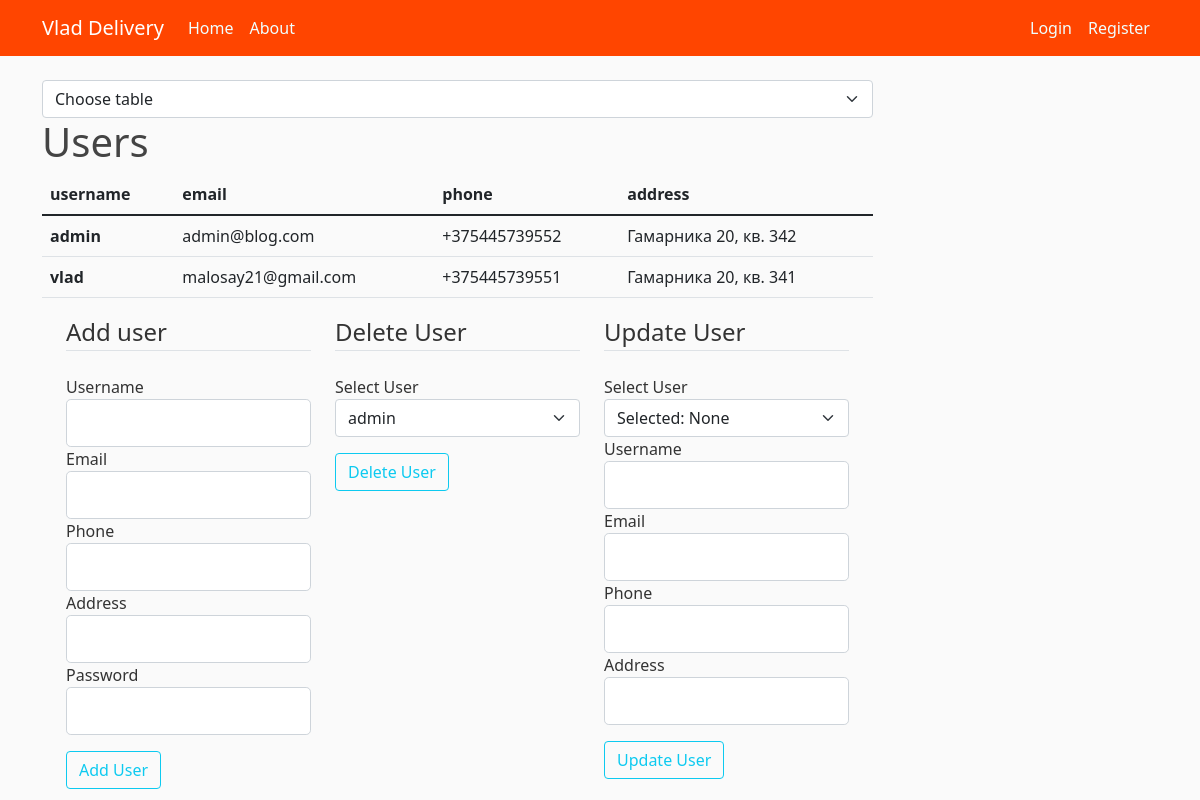
Page /admin_tables/users/ on the earlier database version.
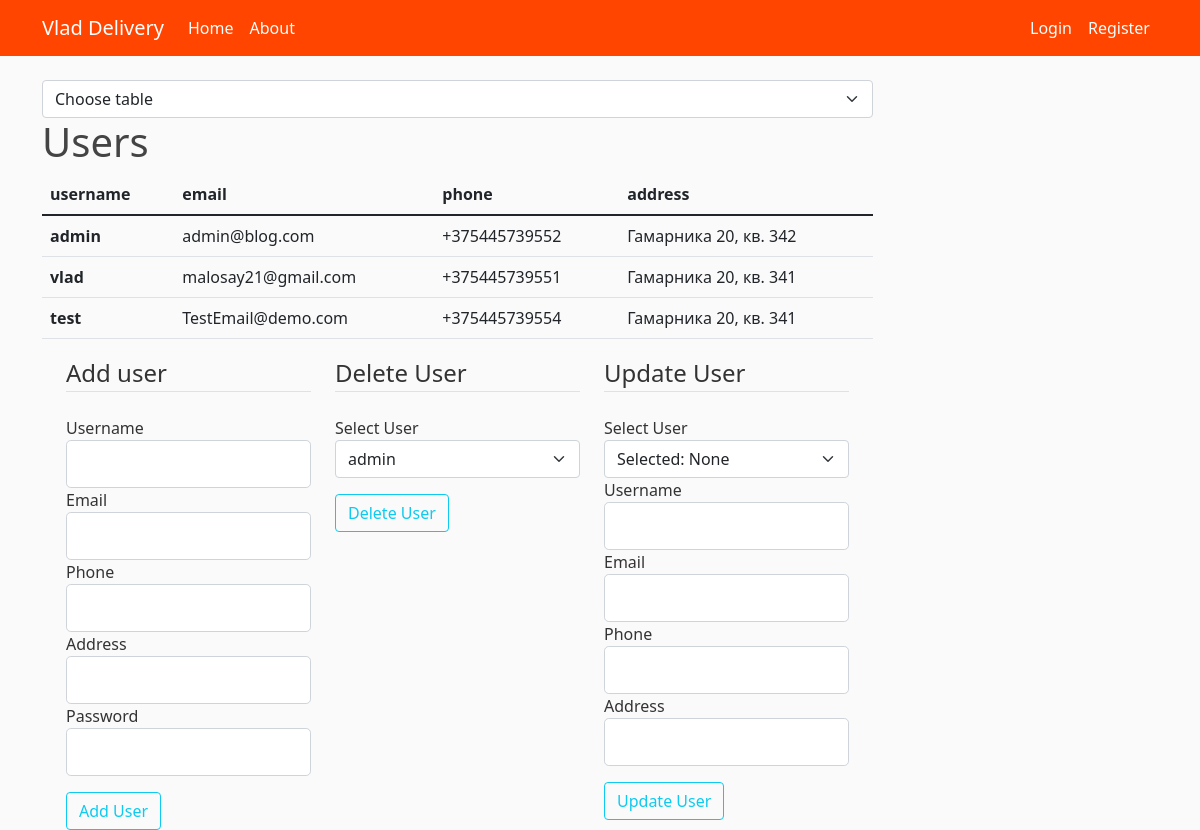
Same page on the later database version.
### bd_project/models.py (models this page shows, shortened)
class BaseModel(Model):
    id = PrimaryKeyField(unique=True)
    class Meta:
        database = db
        order_by = 'id'

class User(BaseModel, UserMixin):
    username = CharField(max_length=20, unique=True, null=False)
    email = CharField(max_length=20, unique=True, null=False)
    phone = CharField(max_length=15, unique=True, null=False)
    address = CharField(max_length=20, null=False)
    password = CharField(max_length=60, null=False)
    class Meta:
        db_table = 'Users'

### bd_project/admin_users_table/routes.py (the view)
@admin_users_table.route('/admin_tables/users/', methods=['GET'])
def users_table():
    selected_username = 'None'
    users, add_form, delete_form, update_form = init_users_forms_and_users()
    delete_form.select_del_user.choices = [(g.id, g.username) for g in users]
    return render_template('admin_pages/table_users.html', title='users', users=users, add_form=add_form,
                           delete_form=delete_form, update_form=update_form, selected_username=selected_username)

### bd_project/admin_users_table/forms.py (shortened to what this page needs)
class AddUserForm(FlaskForm):
    username_add_form = StringField('Username',
                                    validators=[DataRequired(), Length(min=2, max=20)])
    email = StringField('Email',
                        validators=[DataRequired(), Email()])
    phone = StringField('Phone',
                        validators=[DataRequired()])
    address = StringField('Address',
                          validators=[DataRequired()])
    password = PasswordField('Password', validators=[DataRequired()])
    add_submit = SubmitField('Add User')

class DeleteUserForm(FlaskForm):
    select_del_user = SelectField('Select User', coerce=int)
    del_submit = SubmitField('Delete User')

### bd_project/admin_users_table/utils.py (called while the page is built)
def init_users_forms_and_users():
    users = User.select()
    add_form = AddUserForm()
    delete_form = DeleteUserForm()
    update_form = UpdateUserForm()
    return users, add_form, delete_form, update_form

### bd_project/templates/admin_pages/table_users.html (shortened to what the changed rows need)
{% extends "admin_pages/admin.html" %}
{% block table %}
<body>
<h1>Users</h1>
<table class="table table">
    <thead>
    <tr>
        <th scope="col">username</th>
        <th scope="col">email</th>
        <th scope="col">phone</th>
        <th scope="col">address</th>
    </tr>
    </thead>
    <tbody>
    {% for user in users %}
    <tr>
        <th scope="row">{{ user.username }}</th>
        <td>{{ user.email }}</td>
        <td>{{ user.phone }}</td>
        <td>{{ user.address }}</td>
    </tr>
    {% endfor %}
    </tbody>
</table>
</body>
{% endblock table %}

Differences in the rows shown:
added User: username "test", email "TestEmail@demo.com", phone "+375445739554", address "Гамарника 20, кв. 341"
